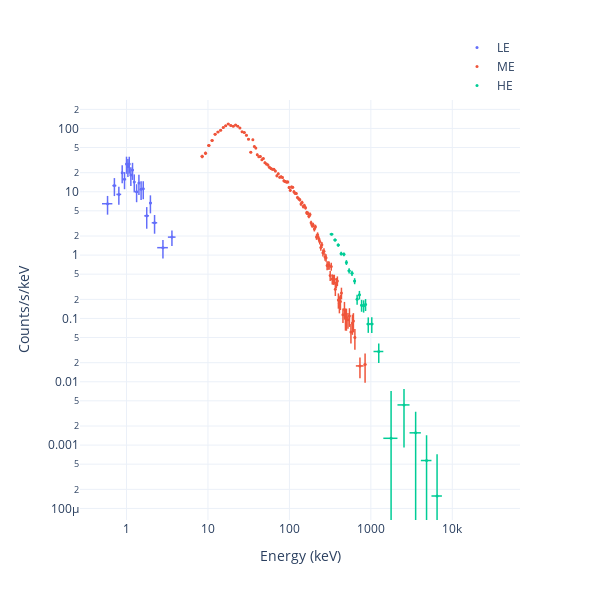

Notebook cell for this chart:
### Code cell
fig = Plot.data(data, style='CE', show=True)
